Frame 1 (no input): blank canvas, image omitted
Frame 60 (no input): blank canvas, image omitted
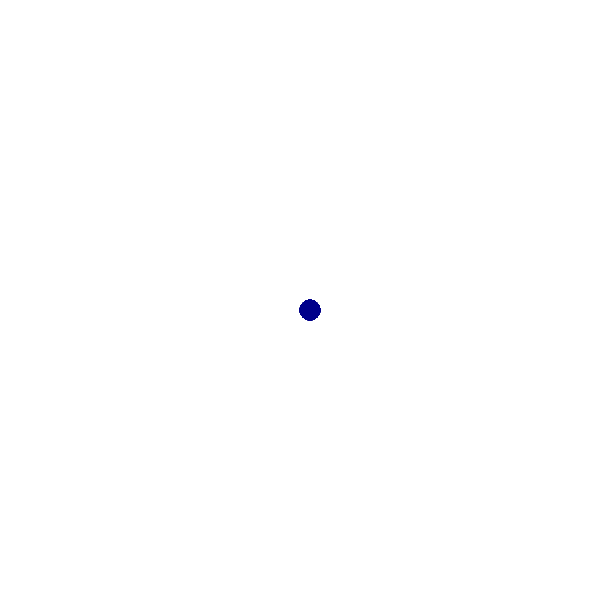
Frame 120 (the mouse pressed at the canvas centre since frame 60)

The p5.js sketch whose frames 1 and 60 were blank and that drew this single picture after the mouse press (run headless with seeded random() and noise() and a simulated clock; from frame 60 on, the mouse is pressed at the canvas centre):

// p5.js sketch
// ── sketch.js
function setup() {
    createCanvas(600, 600);
     background("white");
  }
  
  function draw() {
    
    stroke("darkblue");
    fill("darkblue");
    
    // console.log(mouseIsPressed);
    
    if (mouseIsPressed) { 
      square(mouseX, mouseY, 20, 35);
  } 
  }
